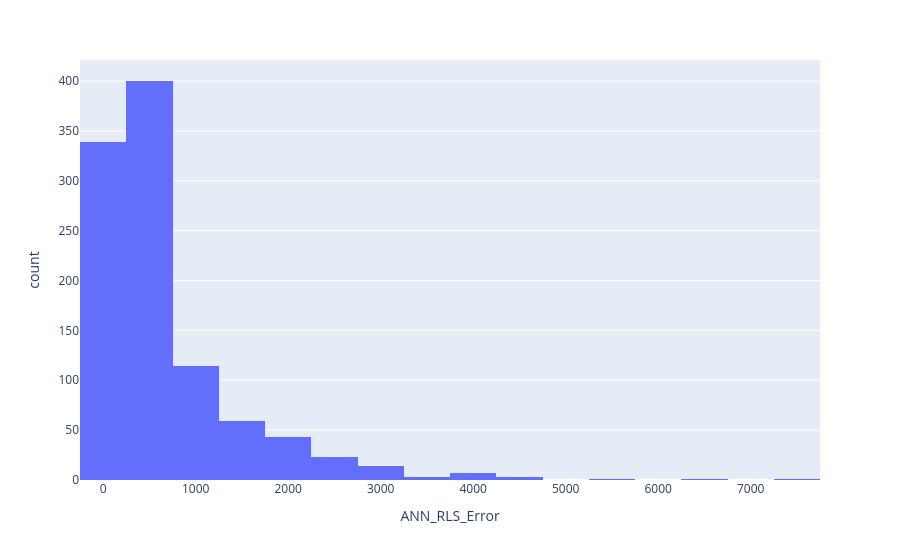
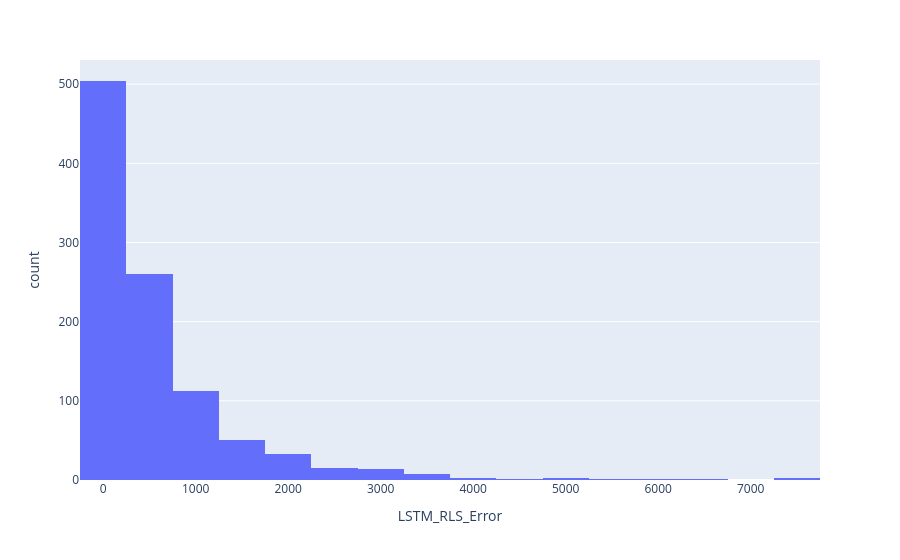
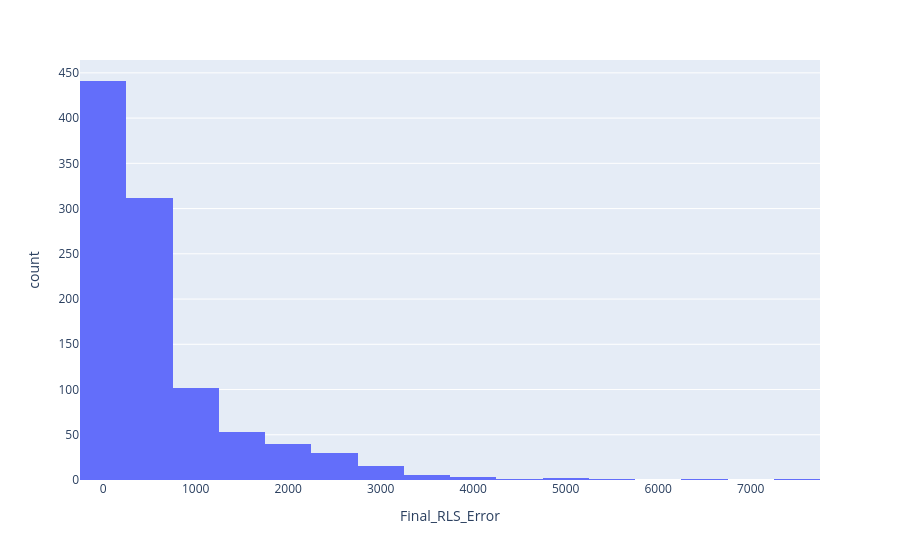

Notebook cell for these charts, in order:
### Code cell
px.histogram(combined_errors, x='ANN_RLS_Error', nbins=30).show()
px.histogram(combined_errors, x='LSTM_RLS_Error', nbins=30).show()
px.histogram(combined_errors, x='Final_RLS_Error', nbins=30).show()

### Figure 1 — Plotly figure (JSON) as saved in the notebook; plotly's stock layout.template omitted (floating-point values rounded to 4 significant figures; data arrays with more than 128 entries replaced by an {"elided": "..."} marker saying what was removed)
{"data": [{"alignmentgroup": "True", "bingroup": "x", "hovertemplate": "ANN_RLS_Error=%{x}<br>count=%{y}<extra></extra>", "legendgroup": "", "marker": {"color": "#636efa", "pattern": {"shape": ""}}, "name": "", "nbinsx": 30, "offsetgroup": "", "orientation": "v", "showlegend": false, "type": "histogram", "x": {"elided": "1008 float values"}, "xaxis": "x", "yaxis": "y"}], "layout": {"barmode": "relative", "legend": {"tracegroupgap": 0}, "margin": {"t": 60}, "xaxis": {"anchor": "y", "domain": [0, 1], "title": {"text": "ANN_RLS_Error"}}, "yaxis": {"anchor": "x", "domain": [0, 1], "title": {"text": "count"}}}}

### Figure 2 — Plotly figure (JSON) as saved in the notebook; plotly's stock layout.template omitted (floating-point values rounded to 4 significant figures; data arrays with more than 128 entries replaced by an {"elided": "..."} marker saying what was removed)
{"data": [{"alignmentgroup": "True", "bingroup": "x", "hovertemplate": "LSTM_RLS_Error=%{x}<br>count=%{y}<extra></extra>", "legendgroup": "", "marker": {"color": "#636efa", "pattern": {"shape": ""}}, "name": "", "nbinsx": 30, "offsetgroup": "", "orientation": "v", "showlegend": false, "type": "histogram", "x": {"elided": "1008 float values"}, "xaxis": "x", "yaxis": "y"}], "layout": {"barmode": "relative", "legend": {"tracegroupgap": 0}, "margin": {"t": 60}, "xaxis": {"anchor": "y", "domain": [0, 1], "title": {"text": "LSTM_RLS_Error"}}, "yaxis": {"anchor": "x", "domain": [0, 1], "title": {"text": "count"}}}}

### Figure 3 — Plotly figure (JSON) as saved in the notebook; plotly's stock layout.template omitted (floating-point values rounded to 4 significant figures; data arrays with more than 128 entries replaced by an {"elided": "..."} marker saying what was removed)
{"data": [{"alignmentgroup": "True", "bingroup": "x", "hovertemplate": "Final_RLS_Error=%{x}<br>count=%{y}<extra></extra>", "legendgroup": "", "marker": {"color": "#636efa", "pattern": {"shape": ""}}, "name": "", "nbinsx": 30, "offsetgroup": "", "orientation": "v", "showlegend": false, "type": "histogram", "x": {"elided": "1008 float values"}, "xaxis": "x", "yaxis": "y"}], "layout": {"barmode": "relative", "legend": {"tracegroupgap": 0}, "margin": {"t": 60}, "xaxis": {"anchor": "y", "domain": [0, 1], "title": {"text": "Final_RLS_Error"}}, "yaxis": {"anchor": "x", "domain": [0, 1], "title": {"text": "count"}}}}
